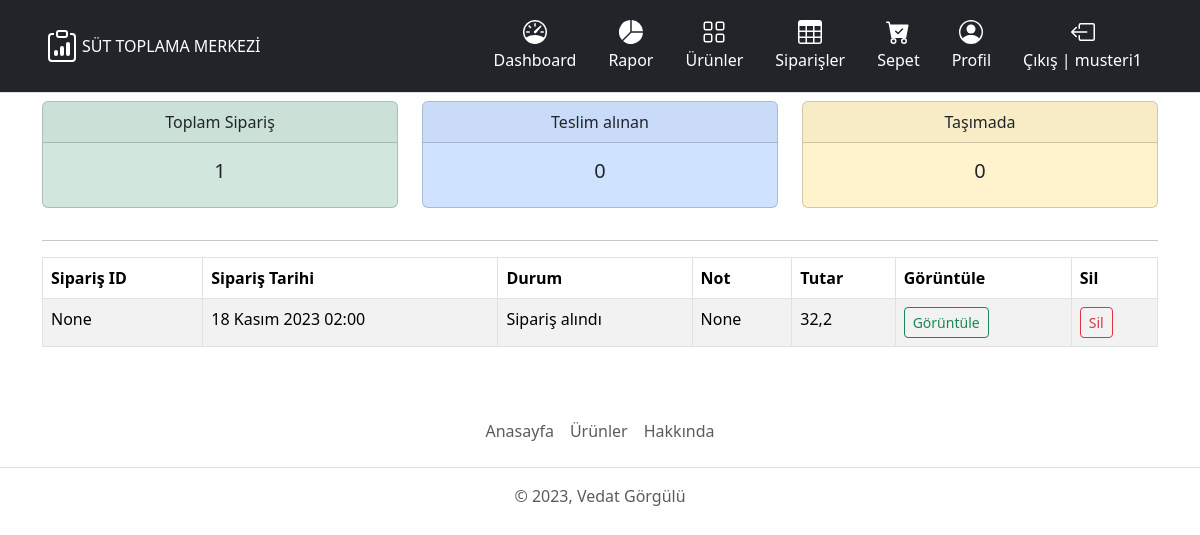
Page /mainboard/user/ (signed in) on the committed database.
### store/models.py (models this page shows, shortened)
class Order(models.Model):
    ORDER_STATUS = (
        ('Recived', 'Sipariş alındı'),
        ('Assigned', 'Servise atandı'),
        ('Transporting', 'Taşımada'),
        ('Delivered', 'Teslim edildi'),
    )
    transaction_id = models.CharField(max_length=200, null=True)
    customer = models.ForeignKey(
        Customer, null=True, on_delete=models.SET_NULL)
    service = models.ForeignKey(Service, null=True, on_delete=models.SET_NULL)
    date_ordered = models.DateTimeField(auto_now_add=True, null=True)
    complete = models.BooleanField(default=False, null=True, blank=False)
    status = models.CharField(max_length=20, null=True,
                              choices=ORDER_STATUS, default='Sipariş alındı')
    note = models.CharField(max_length=500, null=True)
    assign_date = models.DateTimeField(
        verbose_name='Servise atama tarihi', null=True)
    service_date = models.DateTimeField(
        verbose_name='Servise başlama tarihi', null=True)
    delivery_date = models.DateTimeField(
        verbose_name='Teslim tarihi', null=True)
    service_time = models.IntegerField(default=0)
    delivery_time = models.IntegerField(default=0)
    is_delivered = models.BooleanField(
        verbose_name='Teslimat', default=False, null=True, blank=False)
    address = LocationField(verbose_name='Siparişin Konumu', null=True, blank=False, map_attrs={
                            'placeholder': 'Haritadan konum seçiniz.',
                            'center': [38.59821903435276, 27.350622679963262],
                            })
    @property
    def get_cart_total(self):
        order_items = self.orderitem_set.all()
        total_price = float(sum([item.get_total for item in order_items]))
        return total_price
    def get_absolute_url(self):
        return reverse('store:detail', kwargs={'id': self.id})
    def get_delete_url(self):
        return reverse('store:delete', kwargs={'id': self.id})
    class Meta:
        ordering = ['-date_ordered']
        permissions = (
            ('is_operator', 'Operator yetkisine sahip'),
            ('is_service', 'Servis görevlisi yetkisine sahip'),
        )

class OrderItem(models.Model):
    product = models.ForeignKey(
        Product, on_delete=models.SET_NULL, blank=True, null=True)
    order = models.ForeignKey(
        Order, on_delete=models.CASCADE, blank=True, null=True)
    quantity = models.IntegerField(default=0, blank=True, null=True)
    date_added = models.DateTimeField(auto_now_add=True)
    @property
    def get_total(self):
        total = self.product.price * self.quantity
        return total

class Product(models.Model):
    name = models.CharField(max_length=200, null=True)
    description = models.CharField(max_length=200, null=True)
    price = models.DecimalField(max_digits=7, decimal_places=2)
    image = models.ImageField(null=True, blank=True)

### suttoplamaapp/decorators.py (the view)
        def wrapper_func(request, *args, **kwargs):
            group = None
            if request.user.groups.exists():
                group = request.user.groups.all()[0].name
            if group in allowed_roles:
                return view_func(request, *args, **kwargs)
            else:
                return HttpResponse('Bu işlemi yapamaya yetkili değilsiniz!')

### mainboard/views.py (called while the page is built)
@login_required(login_url='account:login')
@allowed_users(allowed_roles=['customer'])
def user_page(request):
    orders = request.user.customer.order_set.all()
    total_orders = orders.count()
    delivered = orders.filter(status='Delivered').count()
    transporting = orders.filter(status='Transporting').count()
    context = {
        'orders': orders,
        'total_orders': total_orders,
        'delivered': delivered,
        'transporting': transporting,
    }
    return render(request, 'mainboard/user.html', context=context)

### mainboard/templates/mainboard/user.html (shortened to what this page needs)
{% extends 'base.html' %}
{% block content %}
  {% include 'mainboard/partials/_status.html' %}
  <hr />
  <div class="row">
    <div class="col-md">
      <div class="table-responsive">
        <table id="userDataTable" class="table table-striped table-bordered">
          <thead class="table">
            <th>Sipariş ID</th>
            <th>Sipariş Tarihi</th>
            <th>Durum</th>
            <th>Not</th>
            <th>Tutar</th>
            <th>Görüntüle</th>
            <th>Sil</th>
          </thead>
          <tbody>
            {% for order in orders %}
              <tr>
                <td>{{ order.transaction_id }}</td>
                <td>{{ order.date_ordered }}</td>
                <td>{{ order.status }}</td>
                <td>{{ order.note }}</td>
                <td>{{ order.get_cart_total }}</td>
                <td>
                  <a class="btn btn btn-outline-success btn-sm" href="{{ order.get_absolute_url }}">Görüntüle</a>
                </td>
                <td>
                  <a class="btn btn btn-outline-danger btn-sm" href="{{ order.get_delete_url }}">Sil</a>
                </td>
              </tr>
            {% endfor %}
          </tbody>
        </table>
      </div>
    </div>
  </div>
{% endblock %}

### templates/partials/_navbar.html (shortened to what this page needs)
<header>
  <div class="px-3 py-2 mb-2 text-bg-dark border-bottom">
    <div class="container">
      <div class="d-flex flex-wrap align-items-center justify-content-center justify-content-lg-start">
        <a href="/" class="d-flex align-items-center my-2 my-lg-0 me-lg-auto text-white text-decoration-none">
          SÜT TOPLAMA MERKEZİ
        </a>
        <ul class="nav col-12 col-lg-auto my-2 justify-content-center my-md-0 py-1 text-small">
          <li>
            <a href="{% url 'mainboard:mainboard' %}" class="nav-link text-white">
              Dashboard
            </a>
          </li>
          <li>
            <a href="{% url 'mainboard:chart' %}" class="nav-link text-white">
              <svg xmlns="http://www.w3.org/2000/svg" width="24" height="24" fill="currentColor" class="bi d-block mx-auto mb-1" viewBox="0 0 16 16">
                <path d="M15.985 8.5H8.207l-5.5 5.5a8 8 0 0 0 13.277-5.5zM2 13.292A8 8 0 0 1 7.5.015v7.778l-5.5 5.5zM8.5.015V7.5h7.485A8.001 8.001 0 0 0 8.5.015z" />
              </svg>Rapor
            </a>
          </li>
          <li>
            <a href="{% url 'store:store' %}" class="nav-link text-white">
              Ürünler
            </a>
          </li>
          <li>
            <a href="{% url 'mainboard:user-page' %}" class="nav-link text-white">
              Siparişler
            </a>
          </li>
          {% if request.user.is_authenticated %}
            <li>
              <a href="{% url 'store:shopping-cart' %}" class="nav-link text-white position-relative">
                Sepet
              </a>
            </li>
            <li>
              <a href="{% url 'mainboard:account' %}" class="nav-link text-white">
                Profil
              </a>
            </li>
            <li>
              <a href="{% url 'account:logout' %}" class="nav-link text-white">
                Çıkış | {{ request.user }}
              </a>
            </li>
          {% endif %}
        </ul>
      </div>
    </div>
  </div>
</header>

### rows in the picture
Order: transaction_id "None", date_ordered "18 Kasım 2023 02:00", status "Sipariş alındı", note "None", get_cart_total "32,2"

### other values in the picture
{{ request.user }} "musteri1"
{{ total_orders }} "1"
{{ delivered }} "0"
{{ transporting }} "0"
